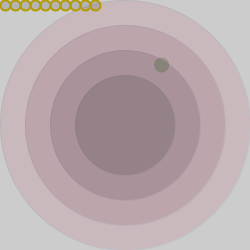
Frame 1 (no input)
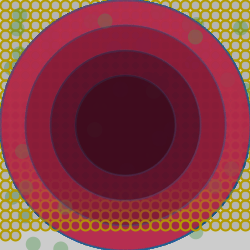
Frame 60 (the mouse pressed at the canvas centre just before this capture)
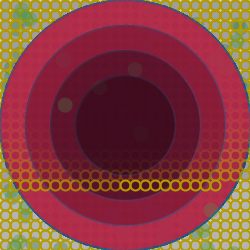
Frame 120 (the mouse held since frame 60 and released just before this capture)

The Processing sketch that drew these frames (run headless with seeded random() and noise(); from frame 60 on, the mouse is pressed at the canvas centre):

// Processing sketch: processing_17900
// ── processing_17900.pde

float limitY = 0;
float posX = 0;
float posY = 0;
float ellipseSize = 10;
 
void setup(){
  size(250,250);
  frameRate(20);
  smooth();
}
 
void draw(){
  noStroke();
  fill(80,150,80,100);
  ellipse(random(250),random(250),15,15);
  
 //outer eillipse
  ellipseMode(CORNER);
 stroke(30,90,140,20);
  fill(180,40,80,30);
  ellipse(0,0,250,250);
 //middle ellipse
  fill(100,20,40,30);
  ellipse(25,25,200,200);
  //middle ellipse
  fill(20,0,20,30);
  ellipse(50,50,150,150);
  
 //middle ellipse
 fill(-60,0,0,30);
  ellipse(75,75,100,100);
 
  stroke(180,155,0);
  strokeWeight(2);
  for(int i=0;i<10;i++){
 
  
    ellipse(posX,posY,ellipseSize,ellipseSize);
    posX+=ellipseSize;
    if(posX>width){
      posY+=ellipseSize;
      posX=0;
    }
  }
    for(int i=50;i<random(1);i++){
    ellipseMode(CENTER);
    ellipse(posX,posY,ellipseSize,ellipseSize);
    posX+=ellipseSize;
    if(posX>20){
      posY+=ellipseSize;
      posX=0;
   
    }
  } if(limitY<70){
    limitY++;
  } else {
  posX = 0;
  posY = 0;
  limitY = 0;
  }
 
}
